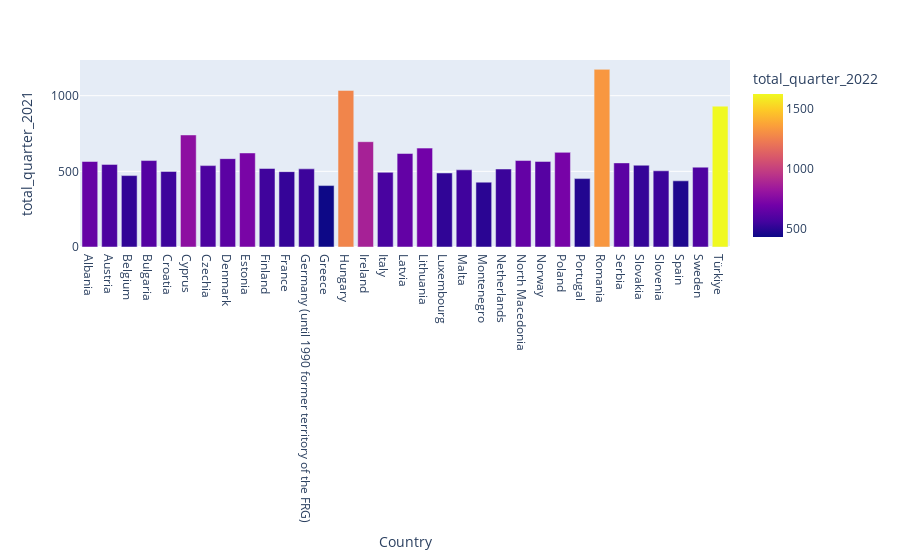

This figure's notebook cell:
### Code cell
fig = px.bar(wage, x="Country", y= "total_quarter_2021", color = 'total_quarter_2022', barmode = 'stack')
fig.show()

### Figure 1 — Plotly figure (JSON) as saved in the notebook; plotly's stock layout.template omitted (floating-point values rounded to 4 significant figures)
{"data": [{"alignmentgroup": "True", "hovertemplate": "Country=%{x}<br>total_quarter_2021=%{y}<br>total_quarter_2022=%{marker.color}<extra></extra>", "legendgroup": "", "marker": {"color": [655, 581.9, 514.1, 607, 544.1, 782.3, 584.5, 626.3, 719.1, 548, 523.1, 542.4, 429.7, 1270.0, 870.6, 571.9, 649, 694.1, 512.4, 549.7, 497.5, 537, 652.1, 611.9, 710.5, 479.7, 1331.0, 625.2, 524, 539.6, 468.9, 589.3, 1626], "coloraxis": "coloraxis", "pattern": {"shape": ""}}, "name": "", "offsetgroup": "", "orientation": "v", "showlegend": false, "textposition": "auto", "type": "bar", "x": ["Albania", "Austria", "Belgium", "Bulgaria", "Croatia", "Cyprus", "Czechia", "Denmark", "Estonia", "Finland", "France", "Germany (until 1990 former territory of the FRG)", "Greece", "Hungary", "Ireland", "Italy", "Latvia", "Lithuania", "Luxembourg", "Malta", "Montenegro", "Netherlands", "North Macedonia", "Norway", "Poland", "Portugal", "Romania", "Serbia", "Slovakia", "Slovenia", "Spain", "Sweden", "Türkiye"], "xaxis": "x", "y": [565, 545.9, 471.9, 571.3, 499.4, 740.5, 537.9, 584, 621.6, 518.9, 498, 516.3, 405.9, 1035.0, 695.9, 493.6, 618.1, 653.5, 489.2, 509.9, 428.4, 515.4, 571.5, 565.5, 625.4, 451.9, 1174, 555.9, 540.4, 503.6, 437.3, 527.6, 930.8], "yaxis": "y"}], "layout": {"barmode": "stack", "coloraxis": {"colorbar": {"title": {"text": "total_quarter_2022"}}, "colorscale": [[0, "#0d0887"], [0.1111, "#46039f"], [0.2222, "#7201a8"], [0.3333, "#9c179e"], [0.4444, "#bd3786"], [0.5556, "#d8576b"], [0.6667, "#ed7953"], [0.7778, "#fb9f3a"], [0.8889, "#fdca26"], [1, "#f0f921"]]}, "legend": {"tracegroupgap": 0}, "margin": {"t": 60}, "xaxis": {"anchor": "y", "domain": [0, 1], "title": {"text": "Country"}}, "yaxis": {"anchor": "x", "domain": [0, 1], "title": {"text": "total_quarter_2021"}}}}
